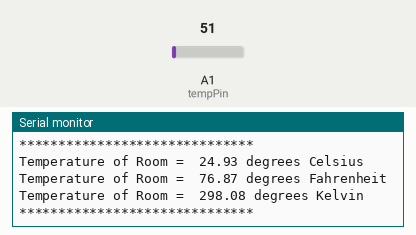
The sketch below on a simulated Arduino Uno, built with avr-gcc and run on an emulated ATmega328P. Parts: the last lines printed to the serial monitor. Inputs (shaded band) come from the test bench; at power-on: A1 (tempPin) = 51.

Above: at 5.9 s.
6.0 s: A1 (tempPin) set to 61
At 10.48 s:
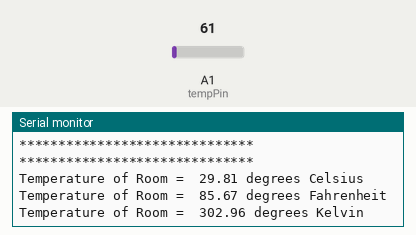
12.1 s: A1 (tempPin) set to 71
At 15.58 s:
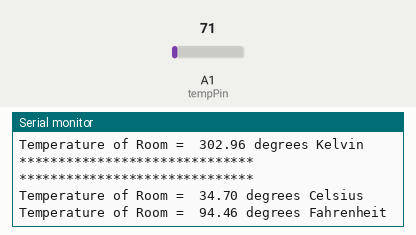
Timing chart, 0 to 17.1 s (numbered marks = the images above; inputs shaded):
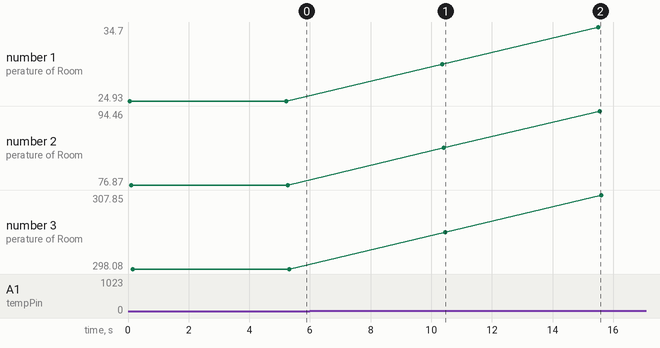

Measured:
- after the input at 6.0 s, the serial monitor: prints a new line after 4.4 s (image 1)
- after the input at 12.1 s, the serial monitor: prints a new line after 3.4 s (image 2)
- plotted number 1: 24.93 → 29.81 after the input at 6.0 s, 29.81 → 34.7 after the input at 12.1 s
- plotted number 2: 76.87 → 85.67 after the input at 6.0 s, 85.67 → 94.46 after the input at 12.1 s
- plotted number 3: 298.08 → 302.96 after the input at 6.0 s, 302.96 → 307.85 after the input at 12.1 s

The sketch:

lm35_temperature_sensor.ino
```cpp
/*
LM 35 TEMPERATURE SENSOR

Connect the Pin 1 of the LM 35 to +5V on the Arduino
Connect the Pin 2 of the LM 35 to A1 on the Arduino
Connect the Pin 3 of the LM 35 to GND on the Arduino

*/

/*
Define the Pin of Temperature Sensor LM 35
which is attached to A0 on Arduino
*/
int tempPin= A1;

/* Global Varibales to store the temperature value */
float temp;

/*
This function is called only once in lifetime
Will be called again when the RED RESET button is pressed on the Arduino
*/
void setup()
{
      // Setup the connection speed to Serial Monitor and Arduino Board
      // 9600 bits of data per second
      Serial.begin(9600);

      // Setting the Pin Mode for the Sensor attached, either INPUT or OUTPUT
      pinMode(tempPin, INPUT);

      // Print the output on the Serial Monitor
      Serial.println("LM 35 TEMPERATURE SENSOR");
}

/*
This function is called in a loop again and again by Arduino infinitely
untill the RED RESET button is not pressed
*/
void loop()
{
        // Call the function to get the sensor value and store in our global variable
        temp = getTemperature (tempPin);

        // Print the output on the Serial Monitor
        Serial.println("");
        Serial.println("******************************");

        Serial.print("Temperature of Room =  ");
        Serial.print(temp);
        Serial.println(" degrees Celsius");

        Serial.print("Temperature of Room =  ");
        Serial.print((temp * 9.0)/5.0 + 32.0);
        Serial.println(" degrees Fahrenheit");

        Serial.print("Temperature of Room =  ");
        Serial.print(temp + 273.15);
        Serial.println(" degrees Kelvin");

        Serial.println("******************************");
        Serial.println("");

        // Delay of 5 sec to take the sensor value again
        delay(5000);
}


/*********** Temperature Read function*********/
float getTemperature(int tempPin)
{

        // ananlogRead function converts the input voltage range (0 to 5V), to a digital value between (0 to 1023)
        // This is done by a circuit inside the microcontroller called an analog-to-digital converter or ADC.
        // Read the value from the Analog Pin and store it to an integer variable
        int sensorValue = analogRead(tempPin);

        // To scale the numbers between 0.0 and 5.0,
        // divide 5.0 by 1023.0 and multiply that by sensorValue
        // multiply the result with reference milli volts. (1V = 1000mV)
  	    float milliVoltsTemp = sensorValue*(5.0/1023.0)*1000;

        // There will be 1°C change for every 10mV of output
  	    return milliVoltsTemp/10;
}
```
